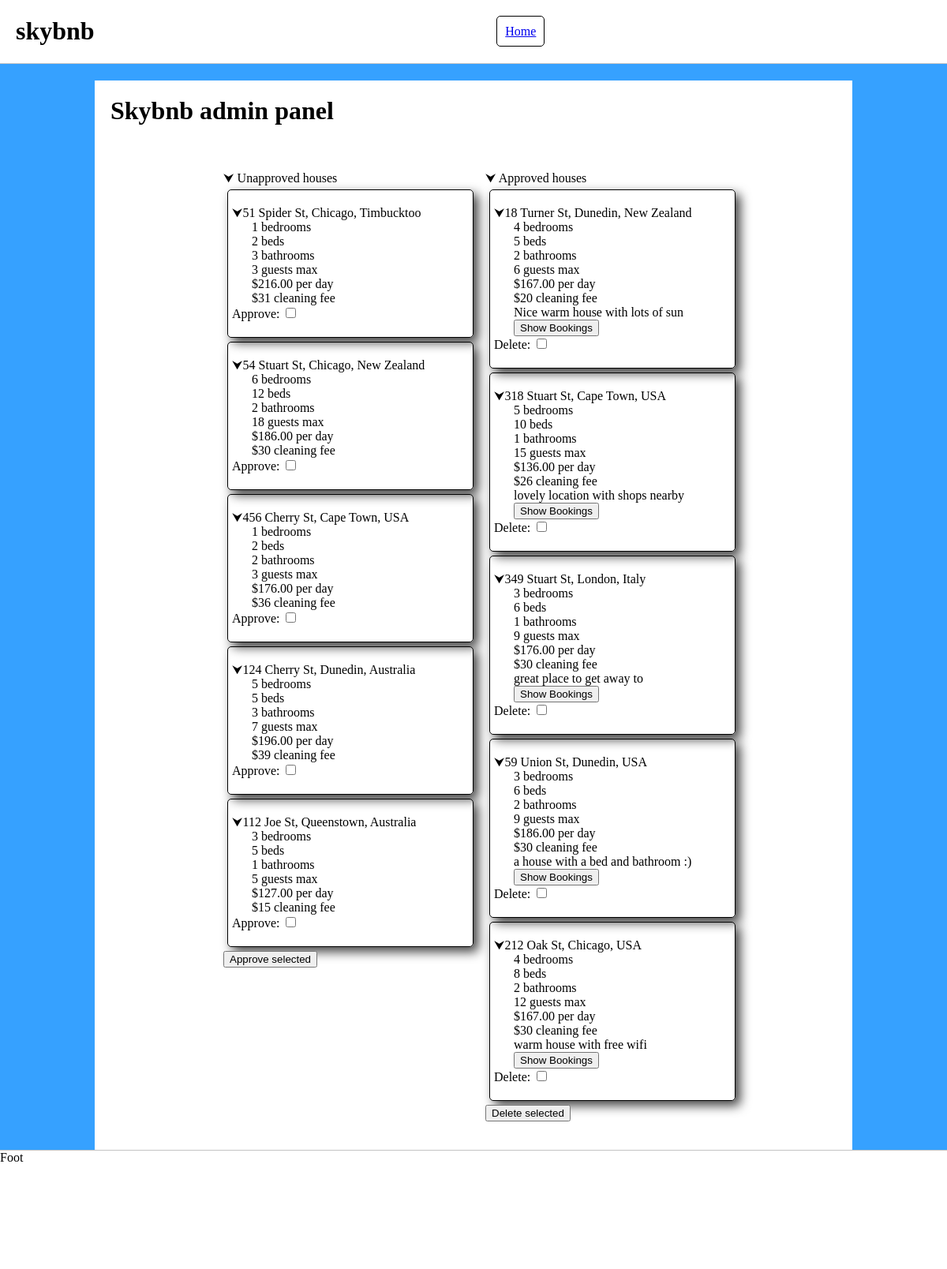
Page /adminwebserver_files/www/admin.php (signed in) on the committed database.
### tables this page shows
CREATE TABLE Houses (

  house_id int(255) AUTO_INCREMENT,

  bedrooms int(255) not null,
  
  beds int(255) not null,
  
  guest_limit int(255) not null,
  
  bathrooms int(255) not null,
  
  price_per_day decimal(65,2) not null,
  
  cleaning_fee int(255) not null,
  
  description varchar(600) not null,
  
  city varchar(100) not null,
  
  country varchar(100) not null,
  
  address varchar(150) not null,
  
  approved bool not null,

  PRIMARY KEY (house_id)

);

### adminwebserver_files/www/admin.php (the view, shortened to what this page needs)
<?php
$servername = "192.168.12.42";
$username = "adminprivilege";
$password = "password1239";
$dbname = "skybnb";
$conn = new mysqli($servername, $username, $password, $dbname);
$sql_approved = "SELECT * FROM `Houses` where `approved` = TRUE";
$sql_not_approved = "SELECT * FROM `Houses` where `approved` = FALSE ";
$result_approved = $conn->query($sql_approved);
$result_not_approved = $conn->query($sql_not_approved);
?>
<!doctype html>
<html lang="en">
<head>
    <link type="text/css" rel="stylesheet" href="styleMain.css">
</head>
<body>
<?php include"header.php" ?>
    <main>
        <h1>Skybnb admin panel</h1>
        <form action="admin.php" method="post">
    <ul class="col-split1">
        <li class="clickable dropdown"><p>&#11167;</p> Unapproved houses</li>
        <?php
            while($row = $result_not_approved->fetch_assoc()) {
                echo "<ul class='box indent'>";
                echo "<li class='clickable dropdown'><p>&#11167;</p>" .$row["address"]. ", ". $row["city"]. ", ". $row["country"]. "</li>";
                echo "<li>" . $row["bedrooms"]. " bedrooms". "</li>";
                echo "<li>" . $row["beds"]. " beds". "</li>";
                echo "<li>" . $row["bathrooms"]. " bathrooms". "</li>";
                echo "<li>" . $row["guest_limit"]. " guests max". "</li>";
                echo "<li>" ."$" . $row["price_per_day"]. " per day". "</li>";
                echo "<li>" ."$" . $row["cleaning_fee"]. " cleaning fee". "</li>";
                echo "<li>" . "Approve: "."<input type='checkbox' onclick='addHouseToCookie(".$row["house_id"].',"approve"'.")'>"."</li>";
                echo "</ul>";
            }
            ?>
        <li><input type="submit" value="Approve selected" name="approve"></li>
    </ul>
        <ul class="col-split2">
        <li class="clickable dropdown"><p>&#11167;</p> Approved houses</li>
        <?php
            while($row = $result_approved->fetch_assoc()) {
                echo "<ul class='box indent'>";
                echo "<li class='clickable dropdown'><p>&#11167;</p>" .$row["address"]. ", ". $row["city"]. ", ". $row["country"]. "</li>";
                echo "<li>" . $row["bedrooms"]. " bedrooms". "</li>";
                echo "<li>" . $row["beds"]. " beds". "</li>";
                echo "<li>" . $row["bathrooms"]. " bathrooms". "</li>";
                echo "<li>" . $row["guest_limit"]. " guests max". "</li>";
                echo "<li>" ."$" . $row["price_per_day"]. " per day". "</li>";
                echo "<li>" ."$" . $row["cleaning_fee"]. " cleaning fee". "</li>";
                echo "<li>" . $row["description"]. "</li>";
                echo "<li>" . "<button type='submit' value='".$row["house_id"]."' name='booking'>Show Bookings</button>" . "</li>";
                echo "<li>" . "Delete: "."<input type='checkbox' onclick='addHouseToCookie(".$row["house_id"].',"delete"'.")'>"."</li>";
                echo "</ul>";
            }
            ?>
            <li><input type="submit" value="Delete selected" name="delete"></li>
        </ul>
        </form>
    </main>
<?php include"footer.php" ?>
</body>
</html>

### adminwebserver_files/www/styleMain.css (style rules this page uses)
body { margin: auto; background-color: #36a1ff; }
main { width: 80%; margin: 0 auto auto; background-color: white; }
main h1 { padding-left: 20px; padding-top: 20px; }
form { padding-left: 20px; display: grid; margin:auto; width: max-content; }
.col-split1 { grid-column-start: 1; grid-column-end: 2; }
.col-split2 { grid-column-start: 2; grid-column-end: 3; }
ul { padding: 20px 5px 20px 5px; list-style: none; }
.clickable { cursor: pointer; user-select: none; }
li p { display: inline; }
.indent li:not(:first-child):not(:last-child) { margin-left: 25px; }
.box { width: 300px; border: 1px solid black; border-radius: 5px; margin: 5px; box-shadow: 6px 6px 14px 0px rgba(0,0,0,0.75); -webkit-box-shadow: 6px 6px 14px 0px rgba(0,0,0,0.75); -moz-box-shadow: 6px 6px 14px 0px rgba(0,0,0,0.75); }

### rows in the picture
houses: address "51 Spider St", city "Chicago", country "Timbucktoo", bedrooms "1", beds "2", bathrooms "3", guest_limit "3", price_per_day "216.00", cleaning_fee "31"
houses: address "54 Stuart St", city "Chicago", country "New Zealand", bedrooms "6", beds "12", bathrooms "2", guest_limit "18", price_per_day "186.00", cleaning_fee "30"
houses: address "456 Cherry St", city "Cape Town", country "USA", bedrooms "1", beds "2", bathrooms "2", guest_limit "3", price_per_day "176.00", cleaning_fee "36"
houses: address "124 Cherry St", city "Dunedin", country "Australia", bedrooms "5", beds "5", bathrooms "3", guest_limit "7", price_per_day "196.00", cleaning_fee "39"
houses: address "112 Joe St", city "Queenstown", country "Australia", bedrooms "3", beds "5", bathrooms "1", guest_limit "5", price_per_day "127.00", cleaning_fee "15"
houses: address "18 Turner St", city "Dunedin", country "New Zealand", bedrooms "4", beds "5", bathrooms "2", guest_limit "6", price_per_day "167.00", cleaning_fee "20", description "Nice warm house with lots of sun", $row["house_id"] 1 (drawn)
houses: address "318 Stuart St", city "Cape Town", country "USA", bedrooms "5", beds "10", bathrooms "1", guest_limit "15", price_per_day "136.00", cleaning_fee "26", description "lovely location with shops nearby", $row["house_id"] 2 (drawn)
houses: address "349 Stuart St", city "London", country "Italy", bedrooms "3", beds "6", bathrooms "1", guest_limit "9", price_per_day "176.00", cleaning_fee "30", description "great place to get away to"
houses: address "59 Union St", city "Dunedin", country "USA", bedrooms "3", beds "6", bathrooms "2", guest_limit "9", price_per_day "186.00", cleaning_fee "30", description "a house with a bed and bathroom :)", $row["house_id"] 4 (drawn)
houses: address "212 Oak St", city "Chicago", country "USA", bedrooms "4", beds "8", bathrooms "2", guest_limit "12", price_per_day "167.00", cleaning_fee "30", description "warm house with free wifi", $row["house_id"] 5 (drawn)
